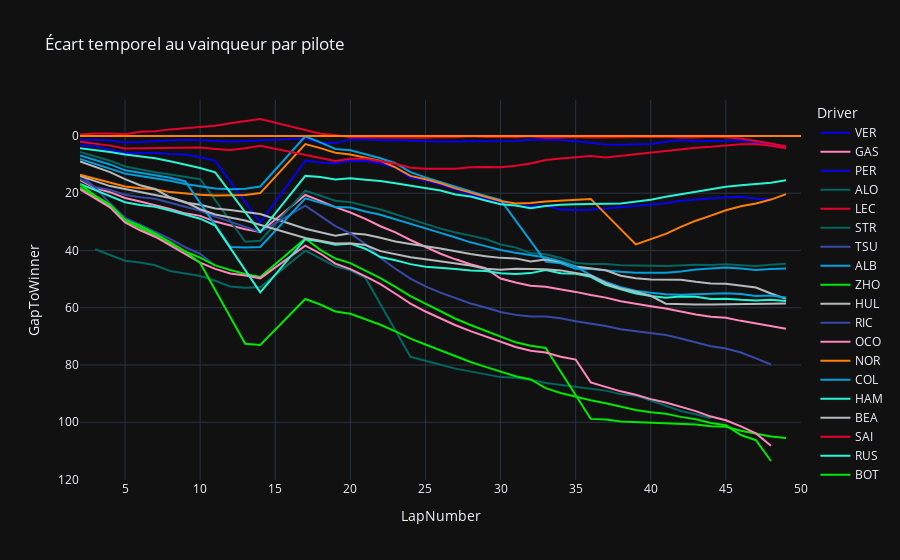

Notebook code for this chart:
### Code cell
# gap to winner
fig = px.line(driver_laps, x="LapNumber", y="GapToWinner", color="Driver",
              title="Écart temporel au vainqueur par pilote",
              template="plotly_dark", color_discrete_map=colors)
fig.update_yaxes(autorange="reversed")
fig

### Figure 1 — Plotly figure (JSON) as saved in the notebook; plotly's stock layout.template omitted (floating-point values rounded to 4 significant figures)
{"data": [{"hovertemplate": "Driver=VER<br>LapNumber=%{x}<br>GapToWinner=%{y}<extra></extra>", "legendgroup": "VER", "line": {"color": "#0600ef", "dash": "solid"}, "marker": {"symbol": "circle"}, "mode": "lines", "name": "VER", "orientation": "v", "showlegend": true, "type": "scatter", "x": [2, 3, 4, 5, 6, 7, 8, 9, 10, 11, 14, 17, 18, 19, 20, 21, 22, 23, 24, 25, 26, 27, 28, 29, 30, 31, 32, 33, 34, 35, 36, 37, 38, 39, 40, 41, 42, 43, 44, 45, 46, 47, 48], "xaxis": "x", "y": [3.275, 3.594, 4.794, 5.969, 5.916, 5.958, 6.304, 6.527, 7.374, 8.715, 30.26, 8.604, 9.248, 9.673, 8.697, 8.746, 9.674, 11.1, 14.64, 15.59, 17.08, 18.8, 20.43, 22.04, 23.38, 24.3, 24.56, 24.42, 25.74, 25.91, 25.76, 25.3, 24.9, 24.47, 23.88, 23.53, 22.64, 22.17, 21.96, 21.41, 21.28, 21.94, 22.2], "yaxis": "y"}, {"hovertemplate": "Driver=GAS<br>LapNumber=%{x}<br>GapToWinner=%{y}<extra></extra>", "legendgroup": "GAS", "line": {"color": "#ff87bc", "dash": "solid"}, "marker": {"symbol": "circle"}, "mode": "lines", "name": "GAS", "orientation": "v", "showlegend": true, "type": "scatter", "x": [2, 3, 4, 5, 6, 7, 8, 9, 10, 11, 12, 13, 14, 17, 18, 19, 20, 21, 22, 23, 24, 25, 26, 27, 28, 29, 30, 31, 32, 33, 34, 35, 36, 37, 38, 39, 40, 41, 42, 43, 44, 45, 46, 47, 48, 49], "xaxis": "x", "y": [15.46, 18.22, 19.66, 21.7, 22.93, 24.08, 25.49, 27.04, 27.92, 29.92, 31.18, 32.57, 33.55, 20.63, 22.69, 24.88, 26.74, 28.98, 31.56, 33.71, 36.35, 38.63, 41.15, 43.1, 44.83, 46.21, 49.83, 51.22, 52.31, 52.65, 53.46, 54.47, 55.55, 56.47, 57.7, 58.66, 59.45, 60.3, 61.43, 62.35, 63.18, 63.5, 64.58, 65.54, 66.42, 67.33], "yaxis": "y"}, {"hovertemplate": "Driver=PER<br>LapNumber=%{x}<br>GapToWinner=%{y}<extra></extra>", "legendgroup": "PER", "line": {"color": "#0600ef", "dash": "solid"}, "marker": {"symbol": "circle"}, "mode": "lines", "name": "PER", "orientation": "v", "showlegend": true, "type": "scatter", "x": [2, 3, 4, 5, 6, 7, 8, 9, 10, 11, 12, 17, 18, 19, 20, 21, 22, 23, 24, 25, 26, 27, 28, 29, 30, 31, 32, 33, 34, 35, 36, 37, 38, 39, 40, 41, 42, 43, 44, 45, 46, 47, 48, 49], "xaxis": "x", "y": [1.312, 1.315, 1.634, 2.332, 2.088, 1.852, 1.708, 1.309, 1.477, 1.894, 2.063, 0.795, 2.408, 2.515, 1.304, 1.169, 1.529, 1.508, 1.827, 1.904, 1.967, 1.932, 1.838, 1.87, 1.745, 1.749, 1.244, 1.25, 1.466, 1.854, 2.499, 2.97, 3.075, 2.931, 2.819, 2.033, 1.484, 1.828, 1.893, 1.736, 1.48, 2.065, 2.88, 3.783], "yaxis": "y"}, {"hovertemplate": "Driver=ALO<br>LapNumber=%{x}<br>GapToWinner=%{y}<extra></extra>", "legendgroup": "ALO", "line": {"color": "#00665f", "dash": "solid"}, "marker": {"symbol": "circle"}, "mode": "lines", "name": "ALO", "orientation": "v", "showlegend": true, "type": "scatter", "x": [2, 3, 4, 5, 6, 7, 8, 9, 10, 13, 14, 17, 18, 19, 20, 21, 22, 23, 24, 25, 26, 27, 28, 29, 30, 31, 32, 33, 34, 35, 36, 37, 38, 39, 40, 41, 42, 43, 44, 45, 46, 47, 48, 49], "xaxis": "x", "y": [5.634, 7.085, 8.652, 10.68, 11.77, 12.68, 13.51, 14.35, 15.1, 36.98, 36.62, 19.15, 20.84, 22.62, 23.13, 24.43, 25.73, 27.35, 29.12, 30.73, 32.38, 33.74, 34.82, 36.0, 37.93, 38.98, 40.93, 41.32, 42.65, 44.36, 44.69, 44.73, 45.18, 45.37, 45.37, 45.45, 45.11, 44.98, 45.08, 44.85, 45.15, 45.45, 45.02, 44.62], "yaxis": "y"}, {"hovertemplate": "Driver=LEC<br>LapNumber=%{x}<br>GapToWinner=%{y}<extra></extra>", "legendgroup": "LEC", "line": {"color": "#e8002d", "dash": "solid"}, "marker": {"symbol": "circle"}, "mode": "lines", "name": "LEC", "orientation": "v", "showlegend": true, "type": "scatter", "x": [2, 3, 4, 5, 6, 7, 8, 9, 10, 11, 12, 13, 14, 18, 19, 20, 21, 22, 23, 24, 25, 26, 27, 28, 29, 30, 31, 32, 33, 34, 35, 36, 37, 38, 39, 40, 41, 42, 43, 44, 45, 46, 47, 48, 49], "xaxis": "x", "y": [-0.458, -0.857, -0.857, -0.613, -1.409, -1.653, -2.278, -2.675, -3.182, -3.564, -4.422, -5.155, -5.901, -0.775, -0.347, 0.43, 0.516, 0.502, 0.54, 0.66, 0.613, 0.399, 0.428, 0.152, 0.409, 0.276, 0.466, 0.165, 0.665, 0.572, 0.394, 0.568, 0.542, 0.376, 0.477, 0.246, 0.279, 0.568, 0.567, 0.269, 0.454, 0.929, 1.726, 2.625, 3.704], "yaxis": "y"}, {"hovertemplate": "Driver=STR<br>LapNumber=%{x}<br>GapToWinner=%{y}<extra></extra>", "legendgroup": "STR", "line": {"color": "#00665f", "dash": "solid"}, "marker": {"symbol": "circle"}, "mode": "lines", "name": "STR", "orientation": "v", "showlegend": true, "type": "scatter", "x": [3, 4, 5, 6, 7, 8, 9, 10, 11, 12, 13, 14, 17, 18, 19, 20, 21, 24, 25, 26, 27, 28, 29, 30, 31, 32, 33, 34, 35, 36, 37, 38, 39, 40, 41, 42, 43, 44], "xaxis": "x", "y": [39.59, 41.66, 43.56, 44.24, 45.17, 47.18, 48.1, 48.93, 50.6, 52.61, 53.01, 52.84, 40.09, 42.73, 45.49, 46.92, 49.58, 77.13, 78.62, 79.93, 81.27, 82.23, 83.23, 84.23, 84.46, 85.17, 86.3, 86.97, 87.59, 88.38, 88.95, 90.17, 90.71, 92.39, 94.18, 96.04, 97.21, 98.59], "yaxis": "y"}, {"hovertemplate": "Driver=TSU<br>LapNumber=%{x}<br>GapToWinner=%{y}<extra></extra>", "legendgroup": "TSU", "line": {"color": "#364aa9", "dash": "solid"}, "marker": {"symbol": "circle"}, "mode": "lines", "name": "TSU", "orientation": "v", "showlegend": true, "type": "scatter", "x": [2, 3, 4, 5, 6, 7, 8, 9, 10, 11], "xaxis": "x", "y": [13.45, 17.97, 23.56, 28.61, 31.04, 33.36, 35.95, 38.86, 41.16, 45.34], "yaxis": "y"}, {"hovertemplate": "Driver=ALB<br>LapNumber=%{x}<br>GapToWinner=%{y}<extra></extra>", "legendgroup": "ALB", "line": {"color": "#00a0dd", "dash": "solid"}, "marker": {"symbol": "circle"}, "mode": "lines", "name": "ALB", "orientation": "v", "showlegend": true, "type": "scatter", "x": [2, 3, 4, 5, 6, 7, 8, 9, 10, 11, 12, 13, 14, 17, 18, 19, 20, 21, 22, 23, 24, 25, 26, 27, 28, 29, 30, 33, 34, 35, 36, 37, 38, 39, 40, 41, 42, 43, 44, 45, 46, 47, 48, 49], "xaxis": "x", "y": [8.046, 9.692, 11.47, 13.18, 13.97, 14.75, 15.66, 16.79, 17.48, 18.38, 18.62, 18.47, 17.67, 0.123, 2.268, 4.58, 4.996, 6.355, 7.785, 9.551, 12.68, 14.5, 16.15, 17.86, 19.42, 21.0, 22.38, 43.88, 44.51, 46.42, 46.5, 47.04, 47.48, 47.82, 47.71, 47.79, 47.31, 46.65, 46.32, 45.99, 46.3, 46.81, 46.48, 46.28], "yaxis": "y"}, {"hovertemplate": "Driver=ZHO<br>LapNumber=%{x}<br>GapToWinner=%{y}<extra></extra>", "legendgroup": "ZHO", "line": {"color": "#00e700", "dash": "solid"}, "marker": {"symbol": "circle"}, "mode": "lines", "name": "ZHO", "orientation": "v", "showlegend": true, "type": "scatter", "x": [2, 3, 4, 5, 6, 7, 8, 9, 10, 11, 12, 13, 14, 17, 18, 19, 20, 21, 22, 23, 24, 25, 26, 27, 28, 29, 30, 31, 32, 33, 36, 37, 38, 39, 40, 41, 42, 43, 44, 45, 46, 47, 48, 49], "xaxis": "x", "y": [17.95, 21.25, 24.51, 29.78, 32.16, 34.51, 37.53, 40.32, 42.49, 45.2, 46.83, 48.25, 49.31, 35.81, 39.8, 42.83, 44.42, 47.05, 49.66, 52.75, 55.96, 58.6, 61.18, 63.84, 66.05, 68.13, 70.21, 72.08, 73.3, 74.07, 98.81, 99.07, 99.77, 99.99, 100.3, 100.4, 100.8, 100.8, 101.3, 101.6, 102.9, 103.9, 105.0, 105.5], "yaxis": "y"}, {"hovertemplate": "Driver=HUL<br>LapNumber=%{x}<br>GapToWinner=%{y}<extra></extra>", "legendgroup": "HUL", "line": {"color": "#b6babd", "dash": "solid"}, "marker": {"symbol": "circle"}, "mode": "lines", "name": "HUL", "orientation": "v", "showlegend": true, "type": "scatter", "x": [2, 3, 4, 5, 6, 7, 8, 9, 10, 11, 12, 13, 14, 17, 18, 19, 20, 21, 22, 23, 24, 25, 26, 27, 28, 29, 30, 31, 32, 33, 34, 35, 36, 37, 38, 39, 40, 41, 42, 43, 44, 45, 46, 47, 48, 49], "xaxis": "x", "y": [14.02, 15.66, 17.53, 18.57, 19.48, 20.65, 21.68, 23.28, 24.08, 25.33, 25.86, 26.47, 27.26, 32.43, 33.77, 34.84, 33.98, 34.4, 35.57, 36.89, 37.75, 38.44, 39.3, 40.27, 41.28, 41.99, 42.59, 42.77, 43.82, 43.2, 43.96, 45.57, 46.24, 46.9, 48.85, 49.71, 50.12, 50.23, 50.24, 50.94, 51.51, 51.61, 52.3, 52.93, 55.03, 56.89], "yaxis": "y"}, {"hovertemplate": "Driver=RIC<br>LapNumber=%{x}<br>GapToWinner=%{y}<extra></extra>", "legendgroup": "RIC", "line": {"color": "#364aa9", "dash": "solid"}, "marker": {"symbol": "circle"}, "mode": "lines", "name": "RIC", "orientation": "v", "showlegend": true, "type": "scatter", "x": [2, 3, 4, 5, 6, 7, 8, 9, 10, 11, 12, 13, 14, 17, 18, 19, 20, 21, 22, 23, 24, 25, 26, 27, 28, 29, 30, 31, 32, 33, 34, 35, 36, 37, 38, 39, 40, 41, 42, 43, 44, 45, 46, 47, 48], "xaxis": "x", "y": [14.98, 17.88, 18.9, 20.53, 21.38, 21.92, 23.34, 24.63, 26.15, 28.18, 29.96, 31.69, 33.57, 24.35, 27.92, 31.48, 34.07, 37.72, 42.55, 46.38, 49.84, 52.55, 54.75, 56.74, 58.51, 59.9, 61.47, 62.49, 63.03, 63.05, 63.67, 64.72, 65.6, 66.36, 67.55, 68.15, 68.88, 69.55, 70.72, 72.03, 73.43, 74.21, 75.62, 77.7, 79.81], "yaxis": "y"}, {"hovertemplate": "Driver=OCO<br>LapNumber=%{x}<br>GapToWinner=%{y}<extra></extra>", "legendgroup": "OCO", "line": {"color": "#ff87bc", "dash": "solid"}, "marker": {"symbol": "circle"}, "mode": "lines", "name": "OCO", "orientation": "v", "showlegend": true, "type": "scatter", "x": [2, 3, 4, 5, 6, 7, 8, 9, 10, 11, 12, 13, 14, 17, 18, 19, 20, 21, 22, 23, 24, 25, 26, 27, 28, 29, 30, 31, 32, 33, 34, 35, 36, 37, 38, 39, 40, 41, 42, 43, 44, 45, 46, 47, 48], "xaxis": "x", "y": [18.64, 21.86, 24.96, 30.21, 32.95, 35.2, 38.3, 41.36, 44.28, 46.43, 48.06, 48.77, 49.73, 38.3, 41.08, 44.6, 46.53, 49.03, 51.78, 55.11, 58.57, 61.32, 63.74, 66.12, 68.17, 70.1, 71.92, 73.7, 74.99, 75.64, 77.09, 78.1, 86.07, 87.77, 89.2, 90.36, 91.92, 93.1, 94.73, 96.1, 98.01, 99.3, 101.5, 103.9, 108.2], "yaxis": "y"}, {"hovertemplate": "Driver=NOR<br>LapNumber=%{x}<br>GapToWinner=%{y}<extra></extra>", "legendgroup": "NOR", "line": {"color": "#ff8000", "dash": "solid"}, "marker": {"symbol": "circle"}, "mode": "lines", "name": "NOR", "orientation": "v", "showlegend": true, "type": "scatter", "x": [2, 3, 4, 5, 6, 7, 8, 9, 10, 11, 12, 13, 14, 17, 18, 19, 20, 21, 22, 23, 24, 25, 26, 27, 28, 29, 30, 31, 32, 33, 34, 35, 36, 39, 40, 41, 42, 43, 44, 45, 46, 47, 48, 49], "xaxis": "x", "y": [13.55, 14.96, 16.32, 17.64, 18.3, 18.65, 19.63, 20.22, 20.59, 20.84, 20.78, 20.62, 19.97, 2.852, 4.266, 5.883, 6.49, 7.524, 8.708, 10.98, 13.96, 15.13, 16.55, 18.32, 19.81, 21.47, 22.72, 23.6, 23.4, 22.91, 22.52, 22.36, 22, 37.88, 36.0, 34.23, 31.79, 29.61, 27.83, 25.97, 24.59, 23.58, 22.23, 20.31], "yaxis": "y"}, {"hovertemplate": "Driver=COL<br>LapNumber=%{x}<br>GapToWinner=%{y}<extra></extra>", "legendgroup": "COL", "line": {"color": "#00a0dd", "dash": "solid"}, "marker": {"symbol": "circle"}, "mode": "lines", "name": "COL", "orientation": "v", "showlegend": true, "type": "scatter", "x": [2, 3, 4, 5, 6, 7, 8, 9, 12, 13, 14, 17, 18, 19, 20, 21, 22, 23, 24, 25, 26, 27, 28, 29, 30, 31, 32, 33, 34, 35, 36, 37, 38, 39, 40, 41, 42, 43, 44, 45, 46, 47, 48, 49], "xaxis": "x", "y": [6.856, 8.459, 9.967, 12.03, 12.91, 13.64, 14.64, 15.82, 38.77, 38.99, 38.79, 21.79, 23.23, 24.87, 25.03, 26.41, 27.51, 29.04, 30.72, 32.23, 33.85, 35.46, 37.16, 38.49, 39.81, 40.84, 41.55, 42.49, 43.72, 45.64, 48.62, 50.99, 52.83, 54.09, 54.78, 55.32, 55.47, 55.33, 55.24, 54.97, 55.2, 55.88, 55.76, 56.43], "yaxis": "y"}, {"hovertemplate": "Driver=HAM<br>LapNumber=%{x}<br>GapToWinner=%{y}<extra></extra>", "legendgroup": "HAM", "line": {"color": "#27f4d2", "dash": "solid"}, "marker": {"symbol": "circle"}, "mode": "lines", "name": "HAM", "orientation": "v", "showlegend": true, "type": "scatter", "x": [2, 3, 4, 5, 6, 7, 8, 9, 10, 11, 14, 17, 18, 19, 20, 21, 22, 23, 24, 25, 26, 27, 28, 29, 30, 31, 32, 33, 34, 35, 36, 37, 38, 39, 40, 41, 42, 43, 44, 45, 46, 47, 48, 49], "xaxis": "x", "y": [16.78, 18.94, 20.88, 23.17, 24.11, 24.76, 26.05, 27.52, 28.91, 31.32, 54.63, 36.08, 36.89, 37.99, 37.62, 39.38, 42.3, 43.41, 44.77, 45.65, 45.95, 46.48, 46.97, 47.15, 47.98, 48.19, 47.92, 46.81, 47.99, 48.16, 49.19, 52.01, 53.54, 55.03, 55.89, 56.5, 56.12, 56.18, 56.95, 56.85, 57.25, 57.49, 57.24, 57.64], "yaxis": "y"}, {"hovertemplate": "Driver=BEA<br>LapNumber=%{x}<br>GapToWinner=%{y}<extra></extra>", "legendgroup": "BEA", "line": {"color": "#b6babd", "dash": "solid"}, "marker": {"symbol": "circle"}, "mode": "lines", "name": "BEA", "orientation": "v", "showlegend": true, "type": "scatter", "x": [2, 3, 4, 5, 6, 7, 8, 9, 10, 11, 12, 13, 17, 18, 19, 20, 21, 22, 23, 24, 25, 26, 27, 28, 29, 30, 31, 32, 33, 34, 35, 36, 37, 38, 39, 40, 41, 42, 43, 44, 45, 46, 47, 48, 49], "xaxis": "x", "y": [8.899, 10.77, 12.64, 15.08, 17.22, 18.55, 21.45, 23.1, 25.62, 27.43, 28.54, 29.54, 35.67, 36.57, 37.56, 37.46, 38.09, 40.25, 41.25, 42.4, 43.11, 43.88, 44.52, 45.27, 46.38, 46.76, 46.39, 46.4, 46.54, 46.96, 47.79, 48.74, 51.44, 53.32, 54.4, 55.84, 58.59, 58.79, 58.85, 58.83, 58.79, 58.8, 58.79, 58.67, 58.56], "yaxis": "y"}, {"hovertemplate": "Driver=SAI<br>LapNumber=%{x}<br>GapToWinner=%{y}<extra></extra>", "legendgroup": "SAI", "line": {"color": "#e8002d", "dash": "solid"}, "marker": {"symbol": "circle"}, "mode": "lines", "name": "SAI", "orientation": "v", "showlegend": true, "type": "scatter", "x": [2, 3, 4, 5, 6, 7, 8, 9, 10, 11, 12, 13, 14, 19, 20, 21, 22, 23, 24, 25, 26, 27, 28, 29, 30, 31, 32, 33, 34, 35, 36, 37, 38, 39, 40, 41, 42, 43, 44, 45, 46, 47, 48, 49], "xaxis": "x", "y": [2.07, 2.634, 3.393, 4.362, 4.34, 4.181, 4.366, 4.295, 4.083, 4.549, 4.949, 4.349, 3.444, 8.762, 7.987, 8.012, 8.843, 9.693, 11.1, 11.44, 11.5, 11.46, 10.98, 10.82, 10.99, 10.45, 9.647, 8.416, 7.891, 7.38, 6.98, 7.502, 6.936, 6.389, 5.632, 5.215, 4.455, 4.106, 3.822, 3.357, 2.954, 2.828, 3.457, 4.353], "yaxis": "y"}, {"hovertemplate": "Driver=RUS<br>LapNumber=%{x}<br>GapToWinner=%{y}<extra></extra>", "legendgroup": "RUS", "line": {"color": "#27f4d2", "dash": "solid"}, "marker": {"symbol": "circle"}, "mode": "lines", "name": "RUS", "orientation": "v", "showlegend": true, "type": "scatter", "x": [2, 3, 4, 5, 6, 7, 8, 9, 10, 11, 14, 17, 18, 19, 20, 21, 22, 23, 24, 25, 26, 27, 28, 29, 30, 31, 32, 33, 34, 35, 36, 37, 38, 39, 40, 41, 42, 43, 44, 45, 46, 47, 48, 49], "xaxis": "x", "y": [4.311, 4.859, 5.65, 6.532, 7.265, 7.825, 8.879, 10.08, 11.19, 12.72, 33.56, 13.96, 14.37, 15.25, 14.77, 15.29, 15.74, 16.55, 17.47, 18.27, 19.06, 20.49, 21.15, 22.55, 23.85, 24.32, 25.24, 24.51, 24.03, 23.91, 23.71, 23.67, 23.63, 23.0, 22.27, 21.25, 20.41, 19.52, 18.86, 17.76, 17.22, 16.82, 16.35, 15.51], "yaxis": "y"}, {"hovertemplate": "Driver=BOT<br>LapNumber=%{x}<br>GapToWinner=%{y}<extra></extra>", "legendgroup": "BOT", "line": {"color": "#00e700", "dash": "solid"}, "marker": {"symbol": "circle"}, "mode": "lines", "name": "BOT", "orientation": "v", "showlegend": true, "type": "scatter", "x": [2, 3, 4, 5, 6, 7, 8, 9, 10, 13, 14, 17, 18, 19, 20, 21, 22, 23, 24, 25, 26, 27, 28, 29, 30, 31, 32, 33, 34, 35, 36, 37, 38, 39, 40, 41, 42, 43, 44, 45, 46, 47, 48], "xaxis": "x", "y": [16.91, 20.81, 23.99, 29.23, 31.42, 34.04, 37.06, 40.3, 44.39, 72.61, 73.04, 56.96, 58.86, 61.31, 62.13, 63.97, 65.94, 68.23, 70.78, 72.84, 74.96, 77.04, 78.95, 80.66, 82.41, 83.9, 85.04, 88.08, 89.76, 91.16, 92.33, 93.34, 94.5, 95.73, 96.51, 97.06, 98.11, 98.96, 100.3, 101.1, 104.5, 106.3, 113.5], "yaxis": "y"}, {"hovertemplate": "Driver=PIA<br>LapNumber=%{x}<br>GapToWinner=%{y}<extra></extra>", "legendgroup": "PIA", "line": {"color": "#ff8000", "dash": "solid"}, "marker": {"symbol": "circle"}, "mode": "lines", "name": "PIA", "orientation": "v", "showlegend": true, "type": "scatter", "x": [2, 3, 4, 5, 6, 7, 8, 9, 10, 11, 12, 13, 14, 17, 18, 19, 20, 21, 22, 23, 24, 25, 26, 27, 28, 29, 30, 31, 32, 33, 34, 35, 36, 37, 38, 39, 40, 41, 42, 43, 44, 45, 46, 47, 48, 49, 50], "xaxis": "x", "y": [0, 0, 0, 0, 0, 0, 0, 0, 0, 0, 0, 0, 0, 0, 0, 0, 0, 0, 0, 0, 0, 0, 0, 0, 0, 0, 0, 0, 0, 0, 0, 0, 0, 0, 0, 0, 0, 0, 0, 0, 0, 0, 0, 0, 0, 0, 0], "yaxis": "y"}], "layout": {"legend": {"title": {"text": "Driver"}, "tracegroupgap": 0}, "title": {"text": "Écart temporel au vainqueur par pilote"}, "xaxis": {"anchor": "y", "domain": [0, 1], "title": {"text": "LapNumber"}}, "yaxis": {"anchor": "x", "autorange": "reversed", "domain": [0, 1], "title": {"text": "GapToWinner"}}}}
